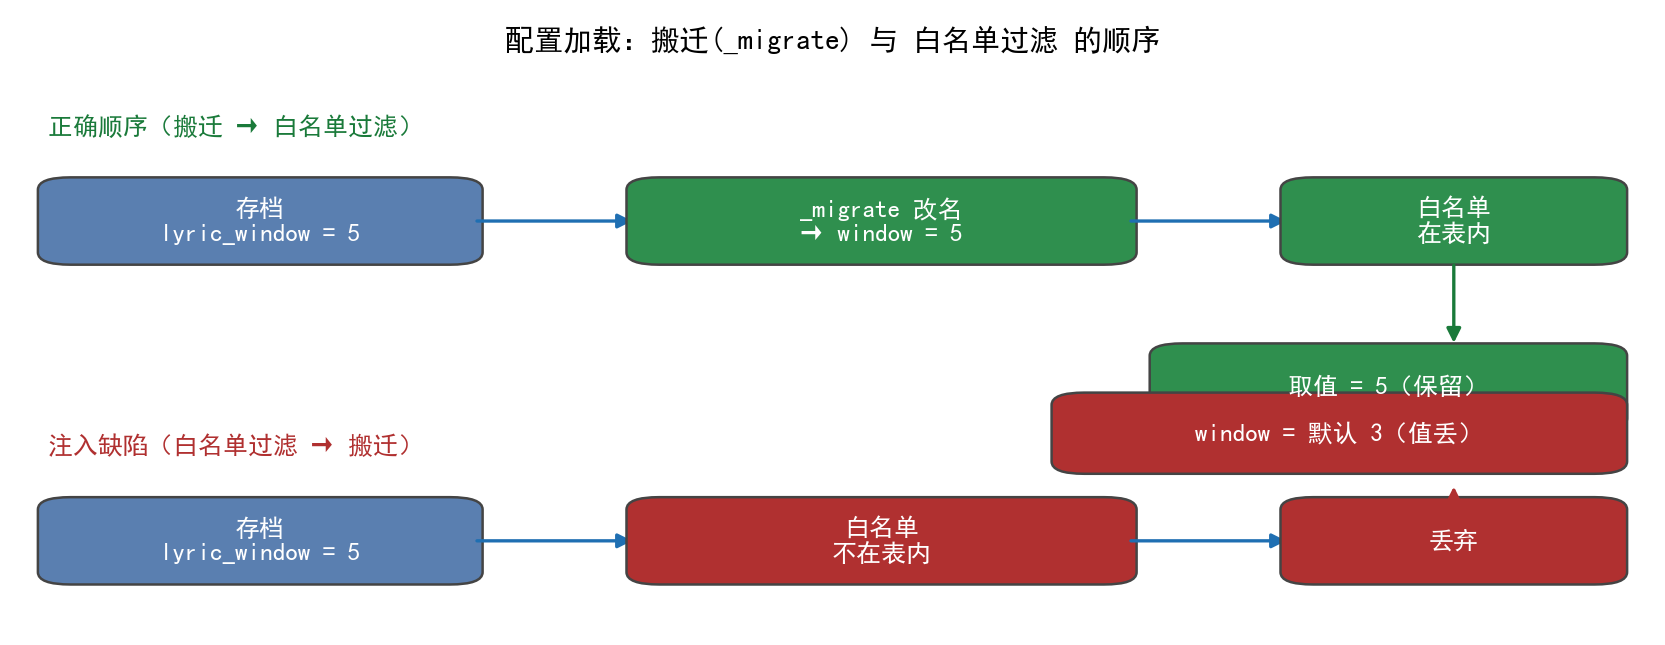

Recreate this plot in Python.
#!/usr/bin/env python3
# -*- coding: utf-8 -*-
"""图1+图2：存量配置自动搬迁——搬迁必须跑在白名单过滤之前。

数据来源（真实实验，仓的临时副本 test_config_keys.TestConfigMigration，2026-10-12 实测）：
  - 正确顺序：5 个用例全 PASS（0.017s）
  - 注入「过滤先于搬迁」缺陷后：5 个用例中 2 个 FAIL，
    subtitle.window 取值从用户配置值 5 回落到默认值 3
字体：注册 C:/Windows/Fonts/simhei.ttf，防方框。
"""
import matplotlib
matplotlib.use("Agg")
import matplotlib.pyplot as plt
from matplotlib.patches import FancyArrowPatch, FancyBboxPatch

FONT = "C:/Windows/Fonts/simhei.ttf"
import matplotlib.font_manager as fm
fm.fontManager.addfont(FONT)
prop = fm.FontProperties(fname=FONT)
plt.rcParams["font.family"] = prop.get_name()
plt.rcParams["axes.unicode_minus"] = False

OUT = "articles/assets"

# ---------- 图1：加载顺序对比 ----------
fig, ax = plt.subplots(figsize=(11.2, 4.4))
ax.set_xlim(0, 100); ax.set_ylim(0, 100); ax.axis("off")

def box(ax, x, y, w, h, text, fc, tc="white", fs=12):
    ax.add_patch(FancyBboxPatch((x, y), w, h,
                 boxstyle="round,pad=0.6,rounding_size=2",
                 linewidth=1.2, edgecolor="#444", facecolor=fc))
    ax.text(x + w/2, y + h/2, text, ha="center", va="center",
            color=tc, fontsize=fs, fontproperties=prop, wrap=True)

def arrow(ax, x1, y1, x2, y2, color="#1f6fb2"):
    ax.add_patch(FancyArrowPatch((x1, y1), (x2, y2),
                 arrowstyle="-|>", mutation_scale=14,
                 linewidth=1.6, color=color))

# 标题
ax.text(50, 96, "配置加载：搬迁(_migrate) 与 白名单过滤 的顺序", ha="center",
        va="center", fontsize=14, fontweight="bold", fontproperties=prop)

# 上排：正确顺序
ax.text(2, 82, "正确顺序（搬迁 → 白名单过滤）", ha="left", va="center",
        fontsize=12, color="#1a7a3a", fontproperties=prop, fontweight="bold")
box(ax, 2, 60, 26, 13, "存档\nlyric_window = 5", "#5a7fb0")
arrow(ax, 28, 66.5, 38, 66.5)
box(ax, 38, 60, 30, 13, "_migrate 改名\n→ window = 5", "#2f8f4e")
arrow(ax, 68, 66.5, 78, 66.5)
box(ax, 78, 60, 20, 13, "白名单\n在表内", "#2f8f4e")
arrow(ax, 88, 60, 88, 46, "#1a7a3a")
box(ax, 70, 33, 28, 13, "取值 = 5（保留）", "#2f8f4e")

# 下排：错误顺序
ax.text(2, 30, "注入缺陷（白名单过滤 → 搬迁）", ha="left", va="center",
        fontsize=12, color="#b03030", fontproperties=prop, fontweight="bold")
box(ax, 2, 8, 26, 13, "存档\nlyric_window = 5", "#5a7fb0")
arrow(ax, 28, 14.5, 38, 14.5)
box(ax, 38, 8, 30, 13, "白名单\n不在表内", "#b03030")
arrow(ax, 68, 14.5, 78, 14.5)
box(ax, 78, 8, 20, 13, "丢弃", "#b03030")
arrow(ax, 88, 8, 88, 24, "#b03030")
box(ax, 64, 26, 34, 12, "window = 默认 3（值丢）", "#b03030")

fig.tight_layout()
fig.savefig(f"{OUT}/3_peizhiqianyi_fig1.png", dpi=150, bbox_inches="tight")
fig.savefig(f"{OUT}/3_peizhiqianyi_fig1.svg", bbox_inches="tight")
plt.close(fig)

# ---------- 图2：实测取值对比 ----------
fig2, ax2 = plt.subplots(figsize=(5.6, 4.2))
labels = ["正确顺序\n(搬迁先于过滤)", "注入缺陷\n(过滤先于搬迁)"]
vals = [5, 3]
colors = ["#2f8f4e", "#b03030"]
bars = ax2.bar(labels, vals, color=colors, width=0.55)
ax2.axhline(5, color="#1a7a3a", linestyle="--", linewidth=1.4)
ax2.text(1.5, 5.15, "用户原配置值 = 5", color="#1a7a3a", fontsize=10,
         ha="right", fontproperties=prop)
for b, v in zip(bars, vals):
    ax2.text(b.get_x()+b.get_width()/2, v+0.12, str(v),
             ha="center", fontsize=12, fontweight="bold", fontproperties=prop)
ax2.set_ylabel("subtitle.window 取值", fontproperties=prop, fontsize=11)
ax2.set_title("改名键取值：顺序反转即回落默认值", fontproperties=prop, fontsize=12, fontweight="bold")
ax2.set_ylim(0, 6)
ax2.tick_params(axis="x", labelsize=10)
for tick in ax2.get_xticklabels():
    tick.set_fontproperties(prop)
plt.tight_layout()
fig2.savefig(f"{OUT}/3_peizhiqianyi_fig2.png", dpi=150, bbox_inches="tight")
fig2.savefig(f"{OUT}/3_peizhiqianyi_fig2.svg", bbox_inches="tight")
plt.close(fig2)

print("OK: wrote 3_peizhiqianyi_fig1.png/.svg and 3_peizhiqianyi_fig2.png/.svg")
